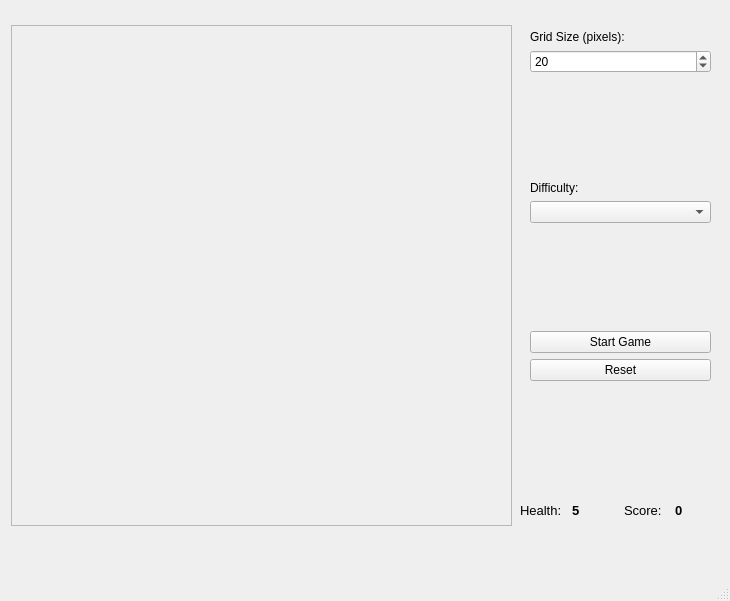
<?xml version="1.0" encoding="UTF-8"?>
<ui version="4.0">
 <class>MainWindow</class>
 <widget class="QMainWindow" name="MainWindow">
  <property name="geometry">
   <rect>
    <x>0</x>
    <y>0</y>
    <width>730</width>
    <height>601</height>
   </rect>
  </property>
  <property name="windowTitle">
   <string>SPACEWAR!</string>
  </property>
  <widget class="QWidget" name="centralwidget">
   <widget class="QLabel" name="frame">
    <property name="geometry">
     <rect>
      <x>11</x>
      <y>25</y>
      <width>501</width>
      <height>501</height>
     </rect>
    </property>
    <property name="minimumSize">
     <size>
      <width>501</width>
      <height>501</height>
     </size>
    </property>
    <property name="maximumSize">
     <size>
      <width>501</width>
      <height>501</height>
     </size>
    </property>
    <property name="frameShape">
     <enum>QFrame::Shape::StyledPanel</enum>
    </property>
    <property name="frameShadow">
     <enum>QFrame::Shadow::Raised</enum>
    </property>
    <property name="text">
     <string/>
    </property>
    <property name="alignment">
     <set>Qt::AlignmentFlag::AlignLeading|Qt::AlignmentFlag::AlignLeft|Qt::AlignmentFlag::AlignTop</set>
    </property>
   </widget>
   <widget class="QWidget" name="layoutWidget">
    <property name="geometry">
     <rect>
      <x>530</x>
      <y>30</y>
      <width>181</width>
      <height>351</height>
     </rect>
    </property>
    <layout class="QVBoxLayout" name="verticalLayout">
     <item>
      <widget class="QLabel" name="label_grid">
       <property name="text">
        <string>Grid Size (pixels):</string>
       </property>
      </widget>
     </item>
     <item>
      <widget class="QSpinBox" name="spinBox_gridSize">
       <property name="minimum">
        <number>10</number>
       </property>
       <property name="maximum">
        <number>30</number>
       </property>
       <property name="singleStep">
        <number>5</number>
       </property>
       <property name="value">
        <number>20</number>
       </property>
      </widget>
     </item>
     <item>
      <spacer name="verticalSpacer_2">
       <property name="orientation">
        <enum>Qt::Orientation::Vertical</enum>
       </property>
       <property name="sizeHint" stdset="0">
        <size>
         <width>20</width>
         <height>18</height>
        </size>
       </property>
      </spacer>
     </item>
     <item>
      <widget class="QLabel" name="label">
       <property name="text">
        <string>Difficulty:</string>
       </property>
      </widget>
     </item>
     <item>
      <widget class="QComboBox" name="difficulty_comboBox"/>
     </item>
     <item>
      <spacer name="verticalSpacer">
       <property name="orientation">
        <enum>Qt::Orientation::Vertical</enum>
       </property>
       <property name="sizeHint" stdset="0">
        <size>
         <width>20</width>
         <height>40</height>
        </size>
       </property>
      </spacer>
     </item>
     <item>
      <widget class="QPushButton" name="startGame_button">
       <property name="text">
        <string>Start Game</string>
       </property>
      </widget>
     </item>
     <item>
      <widget class="QPushButton" name="reset_button">
       <property name="text">
        <string>Reset</string>
       </property>
      </widget>
     </item>
    </layout>
   </widget>
   <widget class="QWidget" name="horizontalLayoutWidget">
    <property name="geometry">
     <rect>
      <x>520</x>
      <y>490</y>
      <width>201</width>
      <height>41</height>
     </rect>
    </property>
    <layout class="QHBoxLayout" name="horizontalLayout">
     <item>
      <widget class="QLabel" name="health_label_text">
       <property name="font">
        <font>
         <pointsize>10</pointsize>
        </font>
       </property>
       <property name="text">
        <string>Health:</string>
       </property>
      </widget>
     </item>
     <item>
      <widget class="QLabel" name="health_label_value">
       <property name="font">
        <font>
         <pointsize>10</pointsize>
         <bold>true</bold>
        </font>
       </property>
       <property name="text">
        <string>5</string>
       </property>
      </widget>
     </item>
     <item>
      <widget class="QLabel" name="score_label_text">
       <property name="font">
        <font>
         <pointsize>10</pointsize>
        </font>
       </property>
       <property name="text">
        <string>Score:</string>
       </property>
      </widget>
     </item>
     <item>
      <widget class="QLabel" name="score_label_value">
       <property name="font">
        <font>
         <pointsize>10</pointsize>
         <bold>true</bold>
        </font>
       </property>
       <property name="text">
        <string>0</string>
       </property>
      </widget>
     </item>
    </layout>
   </widget>
  </widget>
  <widget class="QMenuBar" name="menubar">
   <property name="geometry">
    <rect>
     <x>0</x>
     <y>0</y>
     <width>730</width>
     <height>25</height>
    </rect>
   </property>
  </widget>
  <widget class="QStatusBar" name="statusbar"/>
 </widget>
 <resources/>
 <connections/>
</ui>
